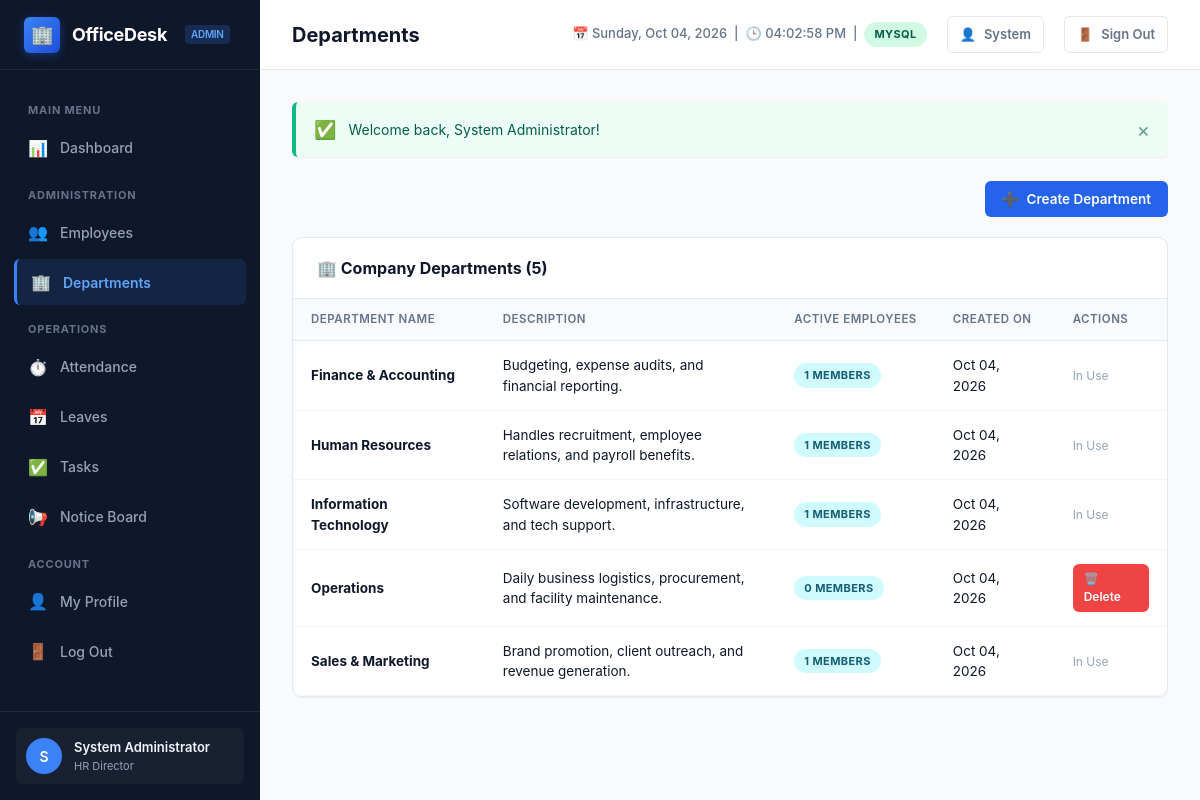
Screenshot of /departments.php (signed in) with the database file from the repository.
### tables this page shows
CREATE TABLE `departments` (
    `id` INT AUTO_INCREMENT PRIMARY KEY,
    `name` VARCHAR(100) NOT NULL UNIQUE,
    `description` TEXT NULL,
    `created_at` TIMESTAMP DEFAULT CURRENT_TIMESTAMP
);

### departments.php (the view, shortened to what this page needs)
<?php
require_once __DIR__ . '/includes/header.php';
$departments = $pdo->query("
    SELECT d.*, COUNT(u.id) AS total_employees
    FROM departments d
    LEFT JOIN users u ON u.department_id = d.id AND u.status = 'active'
    GROUP BY d.id
    ORDER BY d.name ASC
")->fetchAll();
?>
<div style="display: flex; justify-content: flex-end; margin-bottom: 20px;">
    <button type="button" class="btn btn-primary" data-open-modal="addDeptModal">
        <span>➕</span> Create Department
    </button>
</div>
<div class="card">
    <div class="card-header">
        <div class="card-title">🏢 Company Departments (<?= count($departments) ?>)</div>
    </div>
    <div class="table-responsive">
        <table class="data-table">
            <thead>
                <tr>
                    <th>Department Name</th>
                    <th>Description</th>
                    <th>Active Employees</th>
                    <th>Created On</th>
                    <th>Actions</th>
                </tr>
            </thead>
            <tbody>
                <?php if (empty($departments)): ?>
                    <tr><td colspan="5" class="table-empty">No departments configured yet.</td></tr>
                <?php else: ?>
                    <?php foreach ($departments as $dept): ?>
                        <tr>
                            <td><strong><?= htmlspecialchars($dept['name']) ?></strong></td>
                            <td style="max-width: 300px;"><?= htmlspecialchars($dept['description'] ?: 'No description provided') ?></td>
                            <td>
                                <span class="badge badge-info"><?= $dept['total_employees'] ?> members</span>
                            </td>
                            <td><?= format_date($dept['created_at']) ?></td>
                            <td>
                                <?php if ($dept['total_employees'] == 0): ?>
                                    <a href="departments.php?action=delete&id=<?= $dept['id'] ?>" class="btn btn-danger btn-sm" onclick="return confirm('Delete this department?');">
                                        🗑️ Delete
                                    </a>
                                <?php else: ?>
                                    <span style="font-size: 12px; color: #94a3b8;">In Use</span>
                                <?php endif; ?>
                            </td>
                        </tr>
                    <?php endforeach; ?>
                <?php endif; ?>
            </tbody>
        </table>
    </div>
</div>
<?php require_once __DIR__ . '/includes/footer.php'; ?>

### assets/css/style.css (style rules this page uses)
:root { --primary: #2563eb; --primary-hover: #1d4ed8; --primary-light: #eff6ff; --primary-border: #bfdbfe; --sidebar-bg: #0f172a; --sidebar-text: #94a3b8; --sidebar-hover: #1e293b; --sidebar-active: #3b82f6; --sidebar-active-bg: rgba(59, 130, 246, 0.12); --bg-main: #f8fafc; --card-bg: #ffffff; --text-main: #0f172a; --text-muted: #64748b; --border: #e2e8f0; --border-light: #f1f5f9; --success: #10b981; --success-light: #ecfdf5; --warning: #f59e0b; --warning-light: #fffbeb; --danger: #ef4444; --danger-light: #fef2f2; --info: #06b6d4; --info-light: #ecfeff; --radius-sm: 6px; --radius-md: 10px; --radius-lg: 16px; --shadow-sm: 0 1px 2px rgba(0,0,0,0.05); --shadow-md: 0 4px 6px -1px rgba(0,0,0,0.07), 0 2px 4px -2px rgba(0,0,0,0.05); --shadow-lg: 0 10px 15px -3px rgba(0,0,0,0.08), 0 4px 6px -4px rgba(0,0,0,0.04); }
* { margin: 0; padding: 0; box-sizing: border-box; font-family: -apple-system, BlinkMacSystemFont, "Segoe UI", Roboto, "Helvetica Neue", Arial, sans-serif; }
body { background-color: var(--bg-main); color: var(--text-main); display: flex; min-height: 100vh; font-size: 14px; line-height: 1.5; }
.card { background: var(--card-bg); border: 1px solid var(--border); border-radius: var(--radius-md); box-shadow: var(--shadow-sm); margin-bottom: 28px; }
.card-header { padding: 18px 24px; border-bottom: 1px solid var(--border); display: flex; align-items: center; justify-content: space-between; }
.card-title { font-size: 16px; font-weight: 700; color: var(--text-main); display: flex; align-items: center; gap: 8px; }
.table-responsive { overflow-x: auto; }
.data-table { width: 100%; border-collapse: collapse; text-align: left; font-size: 13.5px; }
.data-table th { background: #f8fafc; padding: 12px 18px; font-weight: 600; color: var(--text-muted); border-bottom: 1px solid var(--border); white-space: nowrap; text-transform: uppercase; font-size: 11.5px; letter-spacing: 0.5px; }
.data-table td { padding: 14px 18px; border-bottom: 1px solid var(--border-light); color: var(--text-main); vertical-align: middle; }
.badge { display: inline-block; padding: 4px 10px; border-radius: 9999px; font-size: 11px; font-weight: 700; text-transform: uppercase; letter-spacing: 0.4px; }
.badge-info { background: #cffafe; color: #155e75; }
.btn { display: inline-flex; align-items: center; justify-content: center; gap: 8px; padding: 9px 16px; font-size: 13.5px; font-weight: 600; border-radius: var(--radius-sm); text-decoration: none; cursor: pointer; border: 1px solid transparent; transition: all 0.15s ease; }
.btn-primary { background: var(--primary); color: #fff; }
.btn-danger { background: var(--danger); color: #fff; }
.btn-sm { padding: 5px 10px; font-size: 12px; }

### rows the page displays
departments: name "Finance & Accounting", description "Budgeting, expense audits, and financial reporting.", total_employees "1", created_at "Oct 04, 2026", shows "In Use"
departments: name "Human Resources", description "Handles recruitment, employee relations, and payroll benefits.", total_employees "1", created_at "Oct 04, 2026", shows "In Use"
departments: name "Information Technology", description "Software development, infrastructure, and tech support.", total_employees "1", created_at "Oct 04, 2026", shows "In Use"
departments: name "Operations", description "Daily business logistics, procurement, and facility maintenance.", total_employees "0", created_at "Oct 04, 2026"
departments: name "Sales & Marketing", description "Brand promotion, client outreach, and revenue generation.", total_employees "1", created_at "Oct 04, 2026", shows "In Use"

### other values shown
$user['role'] "ADMIN"
substr($user['full_name'] ?? 'U', 0, 1) "S"
$user['full_name'] "System Administrator"
$user['designation'] "HR Director"
$pageTitle "Departments"
DB_ACTIVE_DRIVER "MYSQL"
explode(' ', $user['full_name'] ?? 'User')[0] "System"
$icon "✅"
$msg "Welcome back, System Administrator!"
count($departments) "5"
